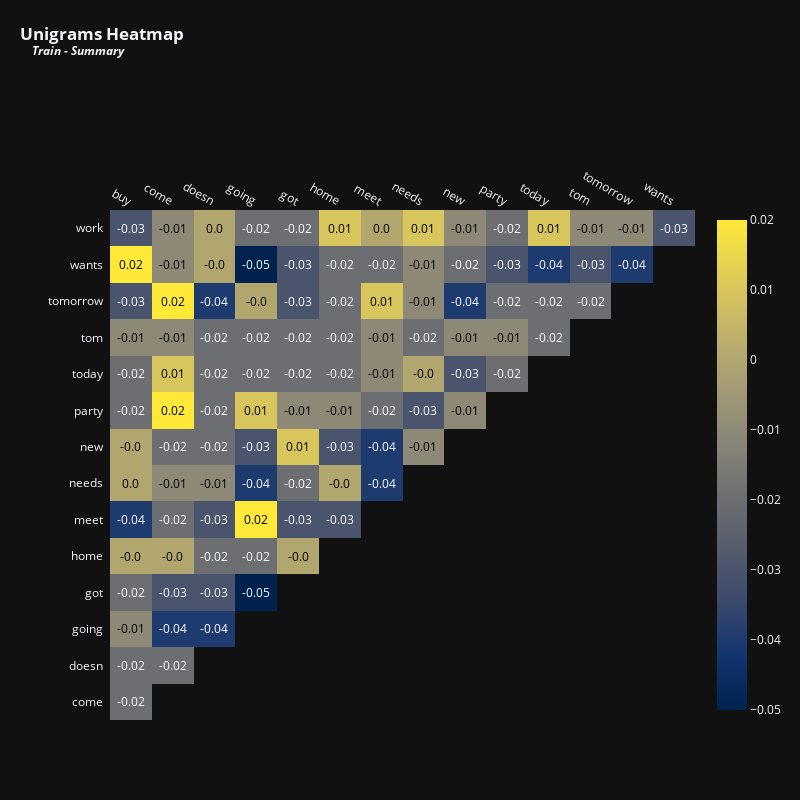

Notebook code for this chart:
### Code cell
vectorizer = TfidfVectorizer(max_features = 15,stop_words = 'english') # Top 15 terms
x = vectorizer.fit_transform(train['summary'].fillna(''))
df_tfidfvect = pd.DataFrame(x.toarray(), columns=vectorizer.get_feature_names_out())
plot_correlation(df_tfidfvect, 'Unigrams', 'Train - Summary', 800, 800, 12)

### Figure 1 — Plotly figure (JSON) as saved in the notebook; plotly's stock layout.template omitted (floating-point values rounded to 4 significant figures)
{"data": [{"colorscale": [[0, "#00224e"], [0.1111, "#123570"], [0.2222, "#3b496c"], [0.3333, "#575d6d"], [0.4444, "#707173"], [0.5556, "#8a8678"], [0.6667, "#a59c74"], [0.7778, "#c3b369"], [0.8889, "#e1cc55"], [1, "#fee838"]], "reversescale": false, "showscale": false, "x": ["buy", "come", "doesn", "going", "got", "home", "meet", "needs", "new", "party", "today", "tom", "tomorrow", "wants"], "y": ["work", "wants", "tomorrow", "tom", "today", "party", "new", "needs", "meet", "home", "got", "going", "doesn", "come"], "z": [[-0.03, -0.01, 0, -0.02, -0.02, 0.01, 0, 0.01, -0.01, -0.02, 0.01, -0.01, -0.01, -0.03], [0.02, -0.01, 0, -0.05, -0.03, -0.02, -0.02, -0.01, -0.02, -0.03, -0.04, -0.03, -0.04], [-0.03, 0.02, -0.04, 0, -0.03, -0.02, 0.01, -0.01, -0.04, -0.02, -0.02, -0.02], [-0.01, -0.01, -0.02, -0.02, -0.02, -0.02, -0.01, -0.02, -0.01, -0.01, -0.02], [-0.02, 0.01, -0.02, -0.02, -0.02, -0.02, -0.01, 0, -0.03, -0.02], [-0.02, 0.02, -0.02, 0.01, -0.01, -0.01, -0.02, -0.03, -0.01], [0, -0.02, -0.02, -0.03, 0.01, -0.03, -0.04, -0.01], [0, -0.01, -0.01, -0.04, -0.02, 0, -0.04], [-0.04, -0.02, -0.03, 0.02, -0.03, -0.03], [0, 0, -0.02, -0.02, 0], [-0.02, -0.03, -0.03, -0.05], [-0.01, -0.04, -0.04], [-0.02, -0.02], [-0.02]], "type": "heatmap"}, {"colorscale": [[0, "#00224e"], [0.1111, "#123570"], [0.2222, "#3b496c"], [0.3333, "#575d6d"], [0.4444, "#707173"], [0.5556, "#8a8678"], [0.6667, "#a59c74"], [0.7778, "#c3b369"], [0.8889, "#e1cc55"], [1, "#fee838"]], "showscale": true, "visible": true, "z": [[-0.03, -0.01, 0, -0.02, -0.02, 0.01, 0, 0.01, -0.01, -0.02, 0.01, -0.01, -0.01, -0.03], [0.02, -0.01, 0, -0.05, -0.03, -0.02, -0.02, -0.01, -0.02, -0.03, -0.04, -0.03, -0.04], [-0.03, 0.02, -0.04, 0, -0.03, -0.02, 0.01, -0.01, -0.04, -0.02, -0.02, -0.02], [-0.01, -0.01, -0.02, -0.02, -0.02, -0.02, -0.01, -0.02, -0.01, -0.01, -0.02], [-0.02, 0.01, -0.02, -0.02, -0.02, -0.02, -0.01, 0, -0.03, -0.02], [-0.02, 0.02, -0.02, 0.01, -0.01, -0.01, -0.02, -0.03, -0.01], [0, -0.02, -0.02, -0.03, 0.01, -0.03, -0.04, -0.01], [0, -0.01, -0.01, -0.04, -0.02, 0, -0.04], [-0.04, -0.02, -0.03, 0.02, -0.03, -0.03], [0, 0, -0.02, -0.02, 0], [-0.02, -0.03, -0.03, -0.05], [-0.01, -0.04, -0.04], [-0.02, -0.02], [-0.02]], "type": "heatmap"}], "layout": {"annotations": [{"font": {"color": "#FFFFFF", "size": 12}, "showarrow": false, "text": "-0.03", "x": "buy", "xref": "x", "y": "work", "yref": "y"}, {"font": {"color": "#000000", "size": 12}, "showarrow": false, "text": "-0.01", "x": "come", "xref": "x", "y": "work", "yref": "y"}, {"font": {"color": "#000000", "size": 12}, "showarrow": false, "text": "0.0", "x": "doesn", "xref": "x", "y": "work", "yref": "y"}, {"font": {"color": "#FFFFFF", "size": 12}, "showarrow": false, "text": "-0.02", "x": "going", "xref": "x", "y": "work", "yref": "y"}, {"font": {"color": "#FFFFFF", "size": 12}, "showarrow": false, "text": "-0.02", "x": "got", "xref": "x", "y": "work", "yref": "y"}, {"font": {"color": "#000000", "size": 12}, "showarrow": false, "text": "0.01", "x": "home", "xref": "x", "y": "work", "yref": "y"}, {"font": {"color": "#000000", "size": 12}, "showarrow": false, "text": "0.0", "x": "meet", "xref": "x", "y": "work", "yref": "y"}, {"font": {"color": "#000000", "size": 12}, "showarrow": false, "text": "0.01", "x": "needs", "xref": "x", "y": "work", "yref": "y"}, {"font": {"color": "#000000", "size": 12}, "showarrow": false, "text": "-0.01", "x": "new", "xref": "x", "y": "work", "yref": "y"}, {"font": {"color": "#FFFFFF", "size": 12}, "showarrow": false, "text": "-0.02", "x": "party", "xref": "x", "y": "work", "yref": "y"}, {"font": {"color": "#000000", "size": 12}, "showarrow": false, "text": "0.01", "x": "today", "xref": "x", "y": "work", "yref": "y"}, {"font": {"color": "#000000", "size": 12}, "showarrow": false, "text": "-0.01", "x": "tom", "xref": "x", "y": "work", "yref": "y"}, {"font": {"color": "#000000", "size": 12}, "showarrow": false, "text": "-0.01", "x": "tomorrow", "xref": "x", "y": "work", "yref": "y"}, {"font": {"color": "#FFFFFF", "size": 12}, "showarrow": false, "text": "-0.03", "x": "wants", "xref": "x", "y": "work", "yref": "y"}, {"font": {"color": "#000000", "size": 12}, "showarrow": false, "text": "0.02", "x": "buy", "xref": "x", "y": "wants", "yref": "y"}, {"font": {"color": "#000000", "size": 12}, "showarrow": false, "text": "-0.01", "x": "come", "xref": "x", "y": "wants", "yref": "y"}, {"font": {"color": "#000000", "size": 12}, "showarrow": false, "text": "-0.0", "x": "doesn", "xref": "x", "y": "wants", "yref": "y"}, {"font": {"color": "#FFFFFF", "size": 12}, "showarrow": false, "text": "-0.05", "x": "going", "xref": "x", "y": "wants", "yref": "y"}, {"font": {"color": "#FFFFFF", "size": 12}, "showarrow": false, "text": "-0.03", "x": "got", "xref": "x", "y": "wants", "yref": "y"}, {"font": {"color": "#FFFFFF", "size": 12}, "showarrow": false, "text": "-0.02", "x": "home", "xref": "x", "y": "wants", "yref": "y"}, {"font": {"color": "#FFFFFF", "size": 12}, "showarrow": false, "text": "-0.02", "x": "meet", "xref": "x", "y": "wants", "yref": "y"}, {"font": {"color": "#000000", "size": 12}, "showarrow": false, "text": "-0.01", "x": "needs", "xref": "x", "y": "wants", "yref": "y"}, {"font": {"color": "#FFFFFF", "size": 12}, "showarrow": false, "text": "-0.02", "x": "new", "xref": "x", "y": "wants", "yref": "y"}, {"font": {"color": "#FFFFFF", "size": 12}, "showarrow": false, "text": "-0.03", "x": "party", "xref": "x", "y": "wants", "yref": "y"}, {"font": {"color": "#FFFFFF", "size": 12}, "showarrow": false, "text": "-0.04", "x": "today", "xref": "x", "y": "wants", "yref": "y"}, {"font": {"color": "#FFFFFF", "size": 12}, "showarrow": false, "text": "-0.03", "x": "tom", "xref": "x", "y": "wants", "yref": "y"}, {"font": {"color": "#FFFFFF", "size": 12}, "showarrow": false, "text": "-0.04", "x": "tomorrow", "xref": "x", "y": "wants", "yref": "y"}, {"font": {"color": "#FFFFFF", "size": 12}, "showarrow": false, "text": "-0.03", "x": "buy", "xref": "x", "y": "tomorrow", "yref": "y"}, {"font": {"color": "#000000", "size": 12}, "showarrow": false, "text": "0.02", "x": "come", "xref": "x", "y": "tomorrow", "yref": "y"}, {"font": {"color": "#FFFFFF", "size": 12}, "showarrow": false, "text": "-0.04", "x": "doesn", "xref": "x", "y": "tomorrow", "yref": "y"}, {"font": {"color": "#000000", "size": 12}, "showarrow": false, "text": "-0.0", "x": "going", "xref": "x", "y": "tomorrow", "yref": "y"}, {"font": {"color": "#FFFFFF", "size": 12}, "showarrow": false, "text": "-0.03", "x": "got", "xref": "x", "y": "tomorrow", "yref": "y"}, {"font": {"color": "#FFFFFF", "size": 12}, "showarrow": false, "text": "-0.02", "x": "home", "xref": "x", "y": "tomorrow", "yref": "y"}, {"font": {"color": "#000000", "size": 12}, "showarrow": false, "text": "0.01", "x": "meet", "xref": "x", "y": "tomorrow", "yref": "y"}, {"font": {"color": "#000000", "size": 12}, "showarrow": false, "text": "-0.01", "x": "needs", "xref": "x", "y": "tomorrow", "yref": "y"}, {"font": {"color": "#FFFFFF", "size": 12}, "showarrow": false, "text": "-0.04", "x": "new", "xref": "x", "y": "tomorrow", "yref": "y"}, {"font": {"color": "#FFFFFF", "size": 12}, "showarrow": false, "text": "-0.02", "x": "party", "xref": "x", "y": "tomorrow", "yref": "y"}, {"font": {"color": "#FFFFFF", "size": 12}, "showarrow": false, "text": "-0.02", "x": "today", "xref": "x", "y": "tomorrow", "yref": "y"}, {"font": {"color": "#FFFFFF", "size": 12}, "showarrow": false, "text": "-0.02", "x": "tom", "xref": "x", "y": "tomorrow", "yref": "y"}, {"font": {"color": "#000000", "size": 12}, "showarrow": false, "text": "-0.01", "x": "buy", "xref": "x", "y": "tom", "yref": "y"}, {"font": {"color": "#000000", "size": 12}, "showarrow": false, "text": "-0.01", "x": "come", "xref": "x", "y": "tom", "yref": "y"}, {"font": {"color": "#FFFFFF", "size": 12}, "showarrow": false, "text": "-0.02", "x": "doesn", "xref": "x", "y": "tom", "yref": "y"}, {"font": {"color": "#FFFFFF", "size": 12}, "showarrow": false, "text": "-0.02", "x": "going", "xref": "x", "y": "tom", "yref": "y"}, {"font": {"color": "#FFFFFF", "size": 12}, "showarrow": false, "text": "-0.02", "x": "got", "xref": "x", "y": "tom", "yref": "y"}, {"font": {"color": "#FFFFFF", "size": 12}, "showarrow": false, "text": "-0.02", "x": "home", "xref": "x", "y": "tom", "yref": "y"}, {"font": {"color": "#000000", "size": 12}, "showarrow": false, "text": "-0.01", "x": "meet", "xref": "x", "y": "tom", "yref": "y"}, {"font": {"color": "#FFFFFF", "size": 12}, "showarrow": false, "text": "-0.02", "x": "needs", "xref": "x", "y": "tom", "yref": "y"}, {"font": {"color": "#000000", "size": 12}, "showarrow": false, "text": "-0.01", "x": "new", "xref": "x", "y": "tom", "yref": "y"}, {"font": {"color": "#000000", "size": 12}, "showarrow": false, "text": "-0.01", "x": "party", "xref": "x", "y": "tom", "yref": "y"}, {"font": {"color": "#FFFFFF", "size": 12}, "showarrow": false, "text": "-0.02", "x": "today", "xref": "x", "y": "tom", "yref": "y"}, {"font": {"color": "#FFFFFF", "size": 12}, "showarrow": false, "text": "-0.02", "x": "buy", "xref": "x", "y": "today", "yref": "y"}, {"font": {"color": "#000000", "size": 12}, "showarrow": false, "text": "0.01", "x": "come", "xref": "x", "y": "today", "yref": "y"}, {"font": {"color": "#FFFFFF", "size": 12}, "showarrow": false, "text": "-0.02", "x": "doesn", "xref": "x", "y": "today", "yref": "y"}, {"font": {"color": "#FFFFFF", "size": 12}, "showarrow": false, "text": "-0.02", "x": "going", "xref": "x", "y": "today", "yref": "y"}, {"font": {"color": "#FFFFFF", "size": 12}, "showarrow": false, "text": "-0.02", "x": "got", "xref": "x", "y": "today", "yref": "y"}, {"font": {"color": "#FFFFFF", "size": 12}, "showarrow": false, "text": "-0.02", "x": "home", "xref": "x", "y": "today", "yref": "y"}, {"font": {"color": "#000000", "size": 12}, "showarrow": false, "text": "-0.01", "x": "meet", "xref": "x", "y": "today", "yref": "y"}, {"font": {"color": "#000000", "size": 12}, "showarrow": false, "text": "-0.0", "x": "needs", "xref": "x", "y": "today", "yref": "y"}, {"font": {"color": "#FFFFFF", "size": 12}, "showarrow": false, "text": "-0.03", "x": "new", "xref": "x", "y": "today", "yref": "y"}, {"font": {"color": "#FFFFFF", "size": 12}, "showarrow": false, "text": "-0.02", "x": "party", "xref": "x", "y": "today", "yref": "y"}, {"font": {"color": "#FFFFFF", "size": 12}, "showarrow": false, "text": "-0.02", "x": "buy", "xref": "x", "y": "party", "yref": "y"}, {"font": {"color": "#000000", "size": 12}, "showarrow": false, "text": "0.02", "x": "come", "xref": "x", "y": "party", "yref": "y"}, {"font": {"color": "#FFFFFF", "size": 12}, "showarrow": false, "text": "-0.02", "x": "doesn", "xref": "x", "y": "party", "yref": "y"}, {"font": {"color": "#000000", "size": 12}, "showarrow": false, "text": "0.01", "x": "going", "xref": "x", "y": "party", "yref": "y"}, {"font": {"color": "#000000", "size": 12}, "showarrow": false, "text": "-0.01", "x": "got", "xref": "x", "y": "party", "yref": "y"}, {"font": {"color": "#000000", "size": 12}, "showarrow": false, "text": "-0.01", "x": "home", "xref": "x", "y": "party", "yref": "y"}, {"font": {"color": "#FFFFFF", "size": 12}, "showarrow": false, "text": "-0.02", "x": "meet", "xref": "x", "y": "party", "yref": "y"}, {"font": {"color": "#FFFFFF", "size": 12}, "showarrow": false, "text": "-0.03", "x": "needs", "xref": "x", "y": "party", "yref": "y"}, {"font": {"color": "#000000", "size": 12}, "showarrow": false, "text": "-0.01", "x": "new", "xref": "x", "y": "party", "yref": "y"}, {"font": {"color": "#000000", "size": 12}, "showarrow": false, "text": "-0.0", "x": "buy", "xref": "x", "y": "new", "yref": "y"}, {"font": {"color": "#FFFFFF", "size": 12}, "showarrow": false, "text": "-0.02", "x": "come", "xref": "x", "y": "new", "yref": "y"}, {"font": {"color": "#FFFFFF", "size": 12}, "showarrow": false, "text": "-0.02", "x": "doesn", "xref": "x", "y": "new", "yref": "y"}, {"font": {"color": "#FFFFFF", "size": 12}, "showarrow": false, "text": "-0.03", "x": "going", "xref": "x", "y": "new", "yref": "y"}, {"font": {"color": "#000000", "size": 12}, "showarrow": false, "text": "0.01", "x": "got", "xref": "x", "y": "new", "yref": "y"}, {"font": {"color": "#FFFFFF", "size": 12}, "showarrow": false, "text": "-0.03", "x": "home", "xref": "x", "y": "new", "yref": "y"}, {"font": {"color": "#FFFFFF", "size": 12}, "showarrow": false, "text": "-0.04", "x": "meet", "xref": "x", "y": "new", "yref": "y"}, {"font": {"color": "#000000", "size": 12}, "showarrow": false, "text": "-0.01", "x": "needs", "xref": "x", "y": "new", "yref": "y"}, {"font": {"color": "#000000", "size": 12}, "showarrow": false, "text": "0.0", "x": "buy", "xref": "x", "y": "needs", "yref": "y"}, {"font": {"color": "#000000", "size": 12}, "showarrow": false, "text": "-0.01", "x": "come", "xref": "x", "y": "needs", "yref": "y"}, {"font": {"color": "#000000", "size": 12}, "showarrow": false, "text": "-0.01", "x": "doesn", "xref": "x", "y": "needs", "yref": "y"}, {"font": {"color": "#FFFFFF", "size": 12}, "showarrow": false, "text": "-0.04", "x": "going", "xref": "x", "y": "needs", "yref": "y"}, {"font": {"color": "#FFFFFF", "size": 12}, "showarrow": false, "text": "-0.02", "x": "got", "xref": "x", "y": "needs", "yref": "y"}, {"font": {"color": "#000000", "size": 12}, "showarrow": false, "text": "-0.0", "x": "home", "xref": "x", "y": "needs", "yref": "y"}, {"font": {"color": "#FFFFFF", "size": 12}, "showarrow": false, "text": "-0.04", "x": "meet", "xref": "x", "y": "needs", "yref": "y"}, {"font": {"color": "#FFFFFF", "size": 12}, "showarrow": false, "text": "-0.04", "x": "buy", "xref": "x", "y": "meet", "yref": "y"}, {"font": {"color": "#FFFFFF", "size": 12}, "showarrow": false, "text": "-0.02", "x": "come", "xref": "x", "y": "meet", "yref": "y"}, {"font": {"color": "#FFFFFF", "size": 12}, "showarrow": false, "text": "-0.03", "x": "doesn", "xref": "x", "y": "meet", "yref": "y"}, {"font": {"color": "#000000", "size": 12}, "showarrow": false, "text": "0.02", "x": "going", "xref": "x", "y": "meet", "yref": "y"}, {"font": {"color": "#FFFFFF", "size": 12}, "showarrow": false, "text": "-0.03", "x": "got", "xref": "x", "y": "meet", "yref": "y"}, {"font": {"color": "#FFFFFF", "size": 12}, "showarrow": false, "text": "-0.03", "x": "home", "xref": "x", "y": "meet", "yref": "y"}, {"font": {"color": "#000000", "size": 12}, "showarrow": false, "text": "-0.0", "x": "buy", "xref": "x", "y": "home", "yref": "y"}, {"font": {"color": "#000000", "size": 12}, "showarrow": false, "text": "-0.0", "x": "come", "xref": "x", "y": "home", "yref": "y"}, {"font": {"color": "#FFFFFF", "size": 12}, "showarrow": false, "text": "-0.02", "x": "doesn", "xref": "x", "y": "home", "yref": "y"}, {"font": {"color": "#FFFFFF", "size": 12}, "showarrow": false, "text": "-0.02", "x": "going", "xref": "x", "y": "home", "yref": "y"}, {"font": {"color": "#000000", "size": 12}, "showarrow": false, "text": "-0.0", "x": "got", "xref": "x", "y": "home", "yref": "y"}, {"font": {"color": "#FFFFFF", "size": 12}, "showarrow": false, "text": "-0.02", "x": "buy", "xref": "x", "y": "got", "yref": "y"}, {"font": {"color": "#FFFFFF", "size": 12}, "showarrow": false, "text": "-0.03", "x": "come", "xref": "x", "y": "got", "yref": "y"}, {"font": {"color": "#FFFFFF", "size": 12}, "showarrow": false, "text": "-0.03", "x": "doesn", "xref": "x", "y": "got", "yref": "y"}, {"font": {"color": "#FFFFFF", "size": 12}, "showarrow": false, "text": "-0.05", "x": "going", "xref": "x", "y": "got", "yref": "y"}, {"font": {"color": "#000000", "size": 12}, "showarrow": false, "text": "-0.01", "x": "buy", "xref": "x", "y": "going", "yref": "y"}, {"font": {"color": "#FFFFFF", "size": 12}, "showarrow": false, "text": "-0.04", "x": "come", "xref": "x", "y": "going", "yref": "y"}, {"font": {"color": "#FFFFFF", "size": 12}, "showarrow": false, "text": "-0.04", "x": "doesn", "xref": "x", "y": "going", "yref": "y"}, {"font": {"color": "#FFFFFF", "size": 12}, "showarrow": false, "text": "-0.02", "x": "buy", "xref": "x", "y": "doesn", "yref": "y"}, {"font": {"color": "#FFFFFF", "size": 12}, "showarrow": false, "text": "-0.02", "x": "come", "xref": "x", "y": "doesn", "yref": "y"}, {"font": {"color": "#FFFFFF", "size": 12}, "showarrow": false, "text": "-0.02", "x": "buy", "xref": "x", "y": "come", "yref": "y"}], "xaxis": {"dtick": 1, "gridcolor": "rgb(0, 0, 0)", "side": "top", "ticks": "", "showgrid": false, "type": "category", "range": [-0.5, 13.5], "autorange": true}, "yaxis": {"dtick": 1, "ticks": "", "ticksuffix": "  ", "autorange": true, "showgrid": false, "type": "category", "range": [13.5, -0.5]}, "title": {"text": "<b>Unigrams Heatmap<br><sup>&nbsp;&nbsp;&nbsp;&nbsp;<i>Train - Summary</i></sup></b>", "x": 0.025, "xanchor": "left", "y": 0.95}, "margin": {"t": 210, "l": 110}, "height": 800, "width": 800}}
